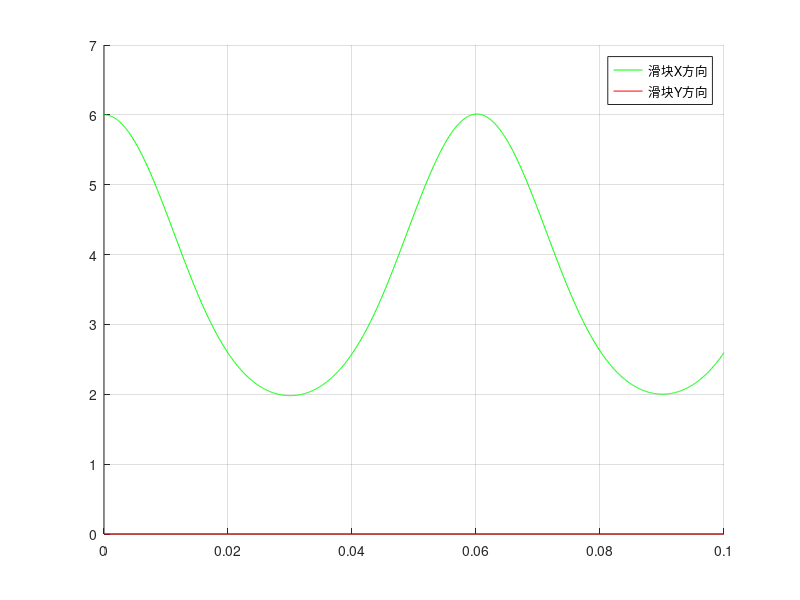
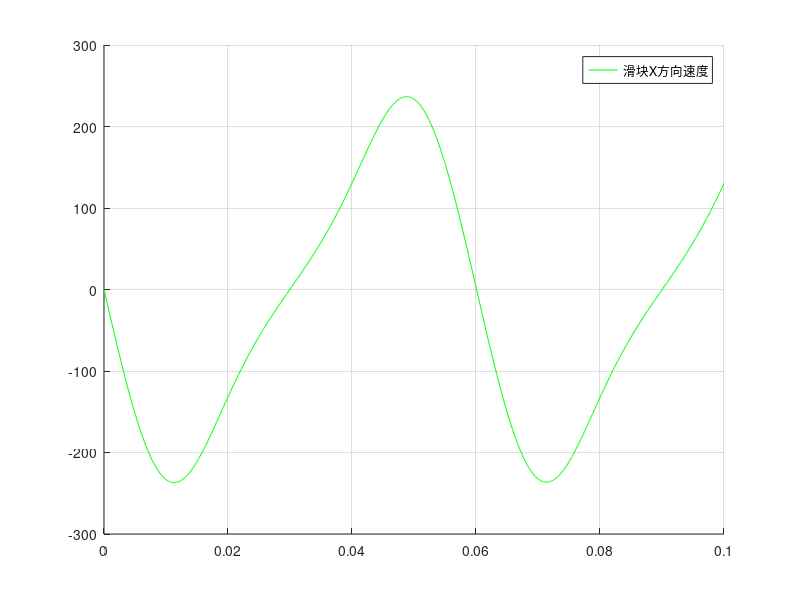
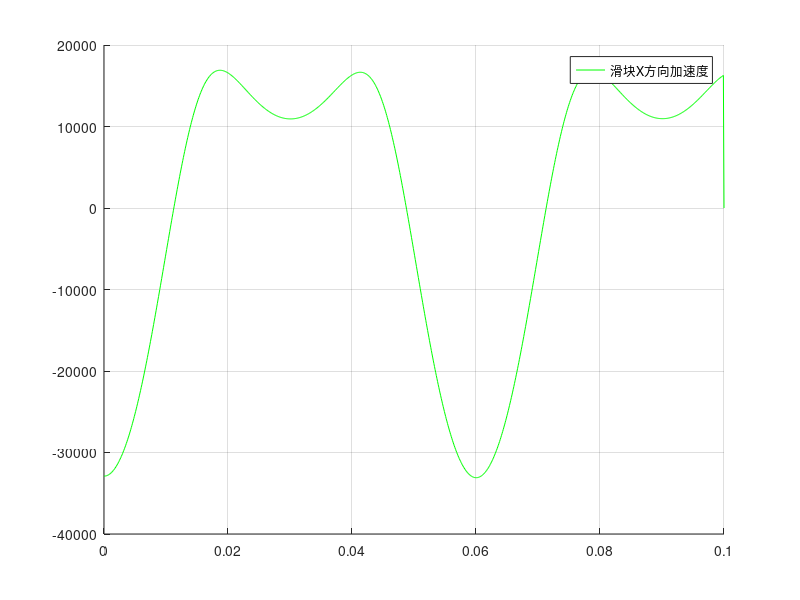

The MATLAB script that drew these images, in order:
%
%% 参数
%
g = -9.8;
m1 = 1; l1 = 1; J1 = m1 * (l1 ^ 2)/3;
m2 = 1; l2 = 2; J2 = m2 * (l2 ^ 2)/3;
m3 = 1;
w=pi/3*100;
k=10;c=5;
f=0;
%%
A = diag([m1, m1, J1, m2, m2, J2, m3, m3]);
B = [0; m1 * g; 0; 0; m2 * g; 0; f; m3 * g];
q0 = [l1; 0; 0; 2 * l1 + l2; 0; 0; 2 * l1 + 2 * l2; 0];
%q0 = [-l1; 0; pi; -2 * l1 + l2; 0; 0; -2 * l1 + 2 * l2; 0];
%v0 = [0; 0; 0; 0; 0; 0; 0; 0]; %初始状态
v0 = [-l1*sin(q0(3))*w;
          l1*cos(q0(3))*w;
          w;
          -2*l1*sin(q0(3))*w-l2*sin(q0(6))*2*l1*cos(q0(3))*w/(2*l2*cos(q0(6)));
          l1*cos(q0(3))*w;
          -l1*cos(q0(3))*w/(l2*cos(q0(6))); 
          -2*l1*sin(q0(3))*w-l2*sin(q0(6))*2*l1*cos(q0(3))*w/(2*l2*cos(q0(6)))+l2*sin(q0(6))*2*l1*cos(q0(3))*w/(2*l2*cos(q0(6)));
          0];
q = q0; v = v0;
phi = [q0(1) - l1 * cos(q0(3));
       q0(2) - l1 * sin(q0(3));
       -2 * l1 * cos(q0(3)) + q0(4) - l2 * cos(q0(6));
       -2 * l1 * sin(q0(3)) + q0(5) - l2 * sin(q0(6));
       q0(5)+l2*sin(q0(6));
       %-2 * l1 * sin(q0(3)) + 2 * l2 * sin(q0(6));
       -l2 * cos(q0(6)) - q0(4) + q0(7);
       q0(8)
       q0(3)-w*0]; %约束
phiq = [1 0 l1 * sin(q0(3)) 0 0 0 0 0;
        0 1 -l1 * cos(q0(3)) 0 0 0 0 0;
        0 0 2 * l1 * sin(q0(3)) 1 0 l2 * sin(q0(6)) 0 0;
        0 0 -2 * l1 * cos(q0(3)) 0 1 -l2 * cos(q0(6)) 0 0;
        %0 0 2 * l1 * cos(q0(3)) 0 0 2 * l2 * cos(q0(6)) 0 0;
        0 0 0 -1 0 l2 * sin(q0(6)) 1 0;
        0 0 0 0 1 l2*cos(q0(6)) 0 0;
        0 0 0 0 0 0 0 1;
        0 0 1 0 0 0 0 0]; %雅可比
P = [-l1 * cos(q0(3)) * v0(3) ^ 2;
   -l1 * sin(q0(3)) * v0(3) ^ 2;
   -l1 * cos(q0(3)) * v0(3) ^ 2 - l2 * cos(q0(6)) * v0(6) ^ 2;
   -l1 * sin(q0(3)) * v0(3) ^ 2 - l2 * sin(q0(6)) * v0(6) ^ 2;
   l2*sin(q0(6))*v0(6)^2
   %2 * l1 * sin(q0(3)) * v0(3) ^ 2 + 2 * l2 * sin(q0(6)) * v0(6) ^ 2;
   l2 * cos(q0(6)) * v0(6) ^ 2;
   0;
   0];
h = 0.0001; T = 0.1; t = 0:h:T; %步长及时间

phiT = phiq * v; %对时间全微分
alpha = 25; beta = 50; %经验值5~50
P1 = P - 2 * alpha * phiT - beta ^ 2 * phi; %稳定形式
LEFT = [A phiq'; phiq zeros(length(P))]; %左端系数
RIGHT = [B; P1]; %右端
X = LEFT\RIGHT;

%% 组装
q = q0; v = v0;
column = zeros(8, (length(t) - 1));
q = [q column]; v = [v column];
a = zeros(8, length(t));
%%
for i = 1:length(t) - 1
    phi = [q(1, i) - l1 * cos(q(3, i));
           q(2, i) - l1 * sin(q(3, i));
           -2 * l1 * cos(q(3, i)) + q(4, i) - l2 * cos(q(6, i));
           -2 * l1 * sin(q(3, i)) + q(5, i) - l2 * sin(q(6, i));
           %-2 * l1 * sin(q(3, i)) + 2 * l2 * sin(q(6, i))
           l2 * cos(q(6, i)) + q(4, i) - q(7, i);
           q(5,i)+l2*sin(q(6,i));
           q(8, i);
           q(3,i)-w*h*(i-1)]; %约束
    phiq = [1 0 l1 * sin(q(3, i)) 0 0 0 0 0;
            0 1 -l1 * cos(q(3, i)) 0 0 0 0 0;
            0 0 2 * l1 * sin(q(3, i)) 1 0 l2 * sin(q(6, i)) 0 0;
            0 0 -2 * l1 * cos(q(3, i)) 0 1 -l2 * cos(q(6, i)) 0 0;
            %0 0 2 * l1 * cos(q(3, i)) 0 0 2 * l2 * cos(q(6, i)) 0 0;
            0 0 0 1 0 -l2 * sin(q(6, i)) -1 0;
            0 0 0 0 1 l2*cos(q(6,i)) 0 0;
            0 0 0 0 0 0 0 1
            0 0 1 0 0 0 0 0]; %雅可比
    P = [-l1 * cos(q(3, i)) * v(3, i) ^ 2;
       -l1 * sin(q(3, i)) * v(3, i) ^ 2;
       -2*l1 * cos(q(3, i)) * v(3, i) ^ 2 - l2 * cos(q(6, i)) * v(6, i) ^ 2;
       -2*l1 * sin(q(3, i)) * v(3, i) ^ 2 - l2 * sin(q(6, i)) * v(6, i) ^ 2;
        %l1 * sin(q(3, i)) * v(3, i) ^ 2 + 2 * l2 * sin(q(6, i)) * v(6, i) ^ 2;
       l2 * cos(q(6, i)) * v(6, i) ^ 2;
       l2*sin(q(6,i))*v(6,i)^2;
       0;
       0];
    phit=[0;0;0;0;0;0;0;-w];
    phiT = phiq * v(:, i)+phit;
    P1 = P - 2 * alpha * phiT - (beta ^ 2) * phi;
    LEFT = [A phiq'; phiq zeros(length(P))];
    RIGHT = [B; P1];
    X = LEFT \ RIGHT;
    a(:, i) = X(1:8);
    v(:, i + 1) = v(:, i) + h * a(:, i);
    q(:, i + 1) = q(:, i) + h * v(:, i);
end

%% figure
figure(1);
hold on;
grid on;
plot(t, q(7, :),'-g');
plot(t, q(8, :),'-r');
legend('滑块X方向','滑块Y方向');

figure(2);
hold on;
grid on;
plot(t, v(7, :),'-g');
legend('滑块X方向速度');

figure(3);
hold on;
grid on;
plot(t, a(7, :),'-g');
legend('滑块X方向加速度');